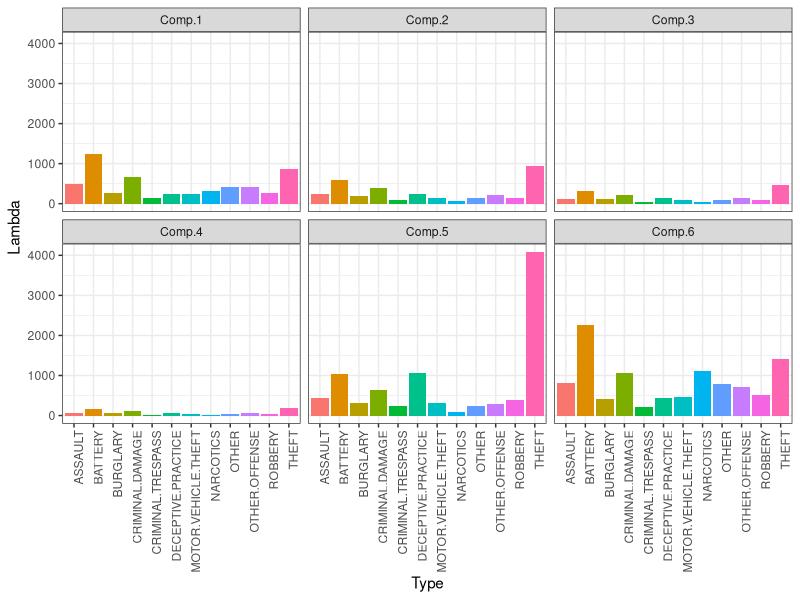
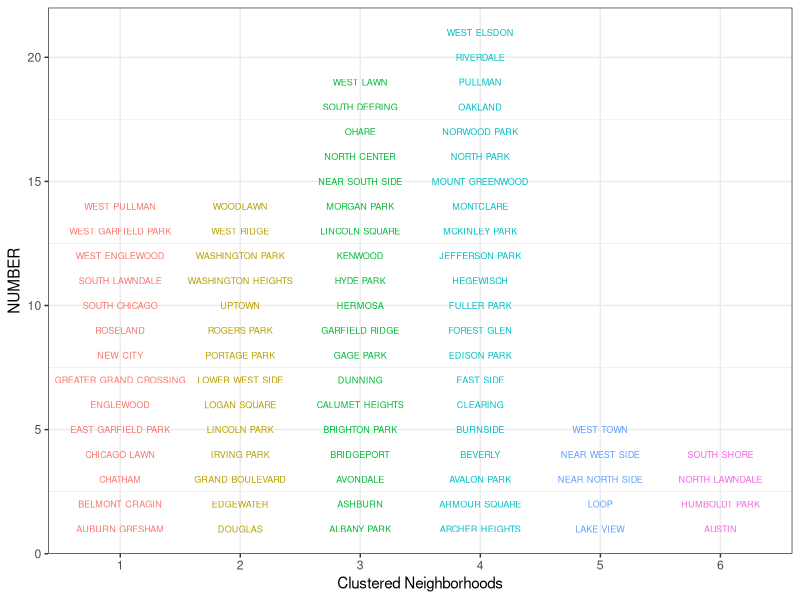

These charts were generated, in order, by the following R code:
## ---- chunk 1
knitr::opts_chunk$set(echo = TRUE)

library(dplyr)
library(ggplot2)
library(flexmix)
library(tidyr)
## ---- chunk 2
crimes <- read.csv("data/CoC_crimes.csv")
crimes_matrix <- as.matrix(crimes[,-1])
## ---- chunk 3
set.seed(11234)
poisson_mix_model <- stepFlexmix(crimes_matrix ~ 1, 
                                 k = 1:12, 
                                 nrep = 20, 
                                 model = FLXMCmvpois(),
                                 control = list(tolerance = 1e-15, iter = 1000))

## ---- chunk 4
best_fit <- getModel(poisson_mix_model, which = "BIC")

prior(best_fit)

param_pmm <- data.frame(parameters(best_fit))

param_pmm <- param_pmm %>% mutate(Type = colnames(crimes_matrix))

head(param_pmm)
## ---- chunk 5
param_pmm %>% 
  gather(Components, Lambda, -Type) %>% 
  ggplot(aes(x = Type, y = Lambda, fill = Type)) + 
  geom_bar(stat = "identity") +
  facet_wrap(~ Components) +
  theme_bw() +
  theme(axis.text.x = element_text(angle = 90, hjust = 1), 
        legend.position = "none")
## ---- chunk 6

crimes_c <- crimes %>% 
  mutate(CLUSTER = factor(clusters(best_fit)))

crimes_c %>% 
  group_by(CLUSTER) %>% 
  mutate(NUMBER = row_number()) %>% 
  ggplot(aes(x = CLUSTER, y = NUMBER, col = CLUSTER)) + 
  geom_text(aes(label = COMMUNITY), size = 2.3)+
  theme_bw() +
  theme(legend.position="none") +
  labs(x = "Clustered Neighborhoods")
